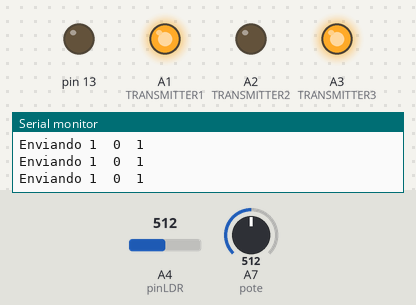
Recording of a sketch running on a simulated Arduino Nano, built with avr-gcc and run on an emulated ATmega328P. Parts: output pins drawn as LEDs (lit = HIGH), the last lines printed to the serial monitor. Inputs (shaded band) come from the test bench; at power-on: A7 (pote) = 512, A4 (pinLDR) = 512.

Above: at 1.2 s.
1.3 s: A7 (pote) set to 493
4.3 s: A7 (pote) set to 467
At 4.7 s:
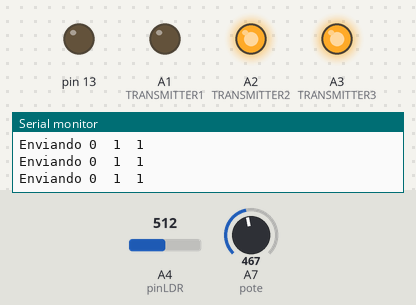
5.8 s: A7 (pote) set to 622
At 7.0 s:
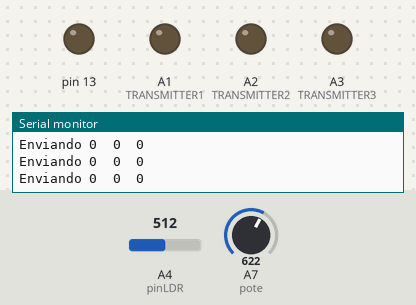
7.3 s: A4 (pinLDR) set to 498
At 8.0 s:
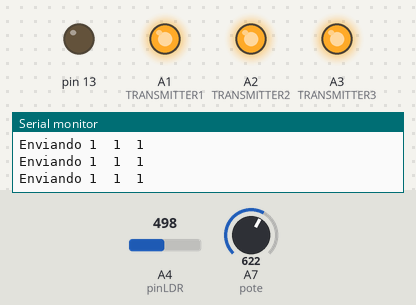
8.8 s: A7 (pote) set to 858
11.8 s: A7 (pote) set to 884
At 12.4 s:
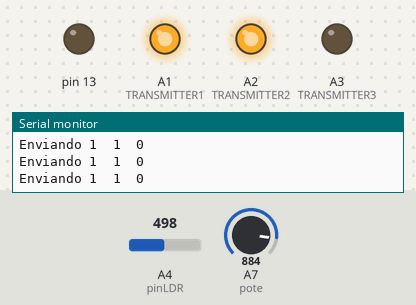
Timing chart, 0 to 14.3 s (numbered marks = the images above; inputs shaded):
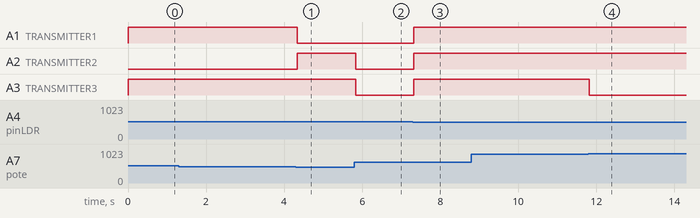

The sketch:

EMISOR.ino
```cpp
int gapLDR; // Si el ldr_n es menor a gapLDR, entonces bit_n = 1

#define TRANSMITTER1 A1
#define TRANSMITTER2 A2
#define TRANSMITTER3 A3

#define pinLDR A4
int pinsLDR[3] = {A4, A4, A4};
int pinsLeds[3] = {12, 12, 12};

#define pote A7

int x, y, z;

void setup() {
  Serial.begin(9600);
  pinMode (TRANSMITTER1, OUTPUT);
  pinMode (TRANSMITTER2, OUTPUT);
  pinMode (TRANSMITTER3, OUTPUT);
  for (int ldr=0; ldr<sizeof(pinsLDR)/sizeof(pinsLDR[0]); ldr++) { pinMode (pinsLDR[ldr], INPUT);}
  for (int led=0; led<sizeof(pinsLeds)/sizeof(pinsLeds[0]); led++) { pinMode (pinsLeds[led], INPUT);}
  gapLDR = analogRead(pinLDR) - 5;
  pinMode (pote, INPUT);
  pinMode (13, OUTPUT);
}

void loop() {
  if (analogRead(pote) > 868){ x = 1; y = 1; z= 0; } // Automático
  else if (analogRead(pote) > 612){ // Modo seguir
    x = Gap(analogRead(pinsLDR[0])); y = Gap(analogRead(pinsLDR[1])); z = Gap(analogRead(pinsLDR[2]));
    for (int ldr=0; ldr<3; ldr++) {
      if (Gap (analogRead(pinsLDR[ldr])) == 1) { digitalWrite (pinsLeds[ldr], HIGH); }
      else { digitalWrite (pinsLeds[ldr], LOW); }
    }
  }
  else if (analogRead(pote) > 476) { x = 1; y = 0; z = 1; } // Modo configurar
  else { x = 0; y = 1; z = 1; } // Manual
  send_byte (x, y, z);
}

int Gap (int val){
  if (val < gapLDR) { return 1; }
  else { return 0; }
}

void send_byte (int x, int y, int z){
  Serial.println ("Enviando "+String(x)+"  "+String(y)+"  "+String(z));
  digitalWrite (TRANSMITTER1, x);  digitalWrite (TRANSMITTER2, y); digitalWrite (TRANSMITTER3, z);
}
```

Measured:
- the behaviour switches between 477 and 476 on A7 (pote) (found by bisection; images 0 and 1)
- the behaviour switches between 507 and 506 on A4 (pinLDR) (found by bisection; images 2 and 3)
- the behaviour switches between 868 and 869 on A7 (pote) (found by bisection; images 3 and 4)
- after the input at 4.3 s, A1 (TRANSMITTER1): HIGH → LOW at once; A2 (TRANSMITTER2): LOW → HIGH at once
- after the input at 5.8 s, A2 (TRANSMITTER2), A3 (TRANSMITTER3): HIGH → LOW at once
- after the input at 7.3 s, A1 (TRANSMITTER1), A2 (TRANSMITTER2), A3 (TRANSMITTER3): LOW → HIGH at once
- after the input at 11.8 s, A3 (TRANSMITTER3): HIGH → LOW at once
